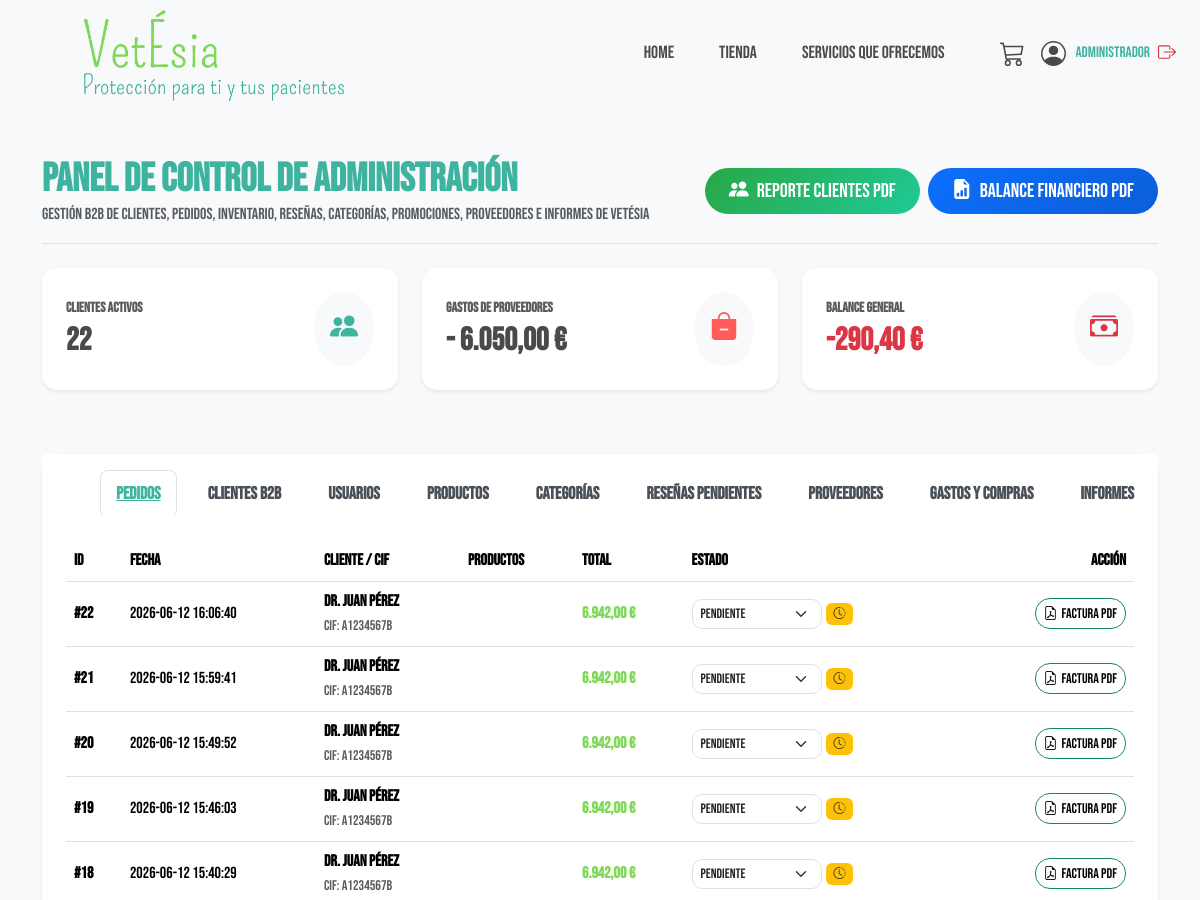
Before: /admin.html (signed in, upper part) with the older database file.
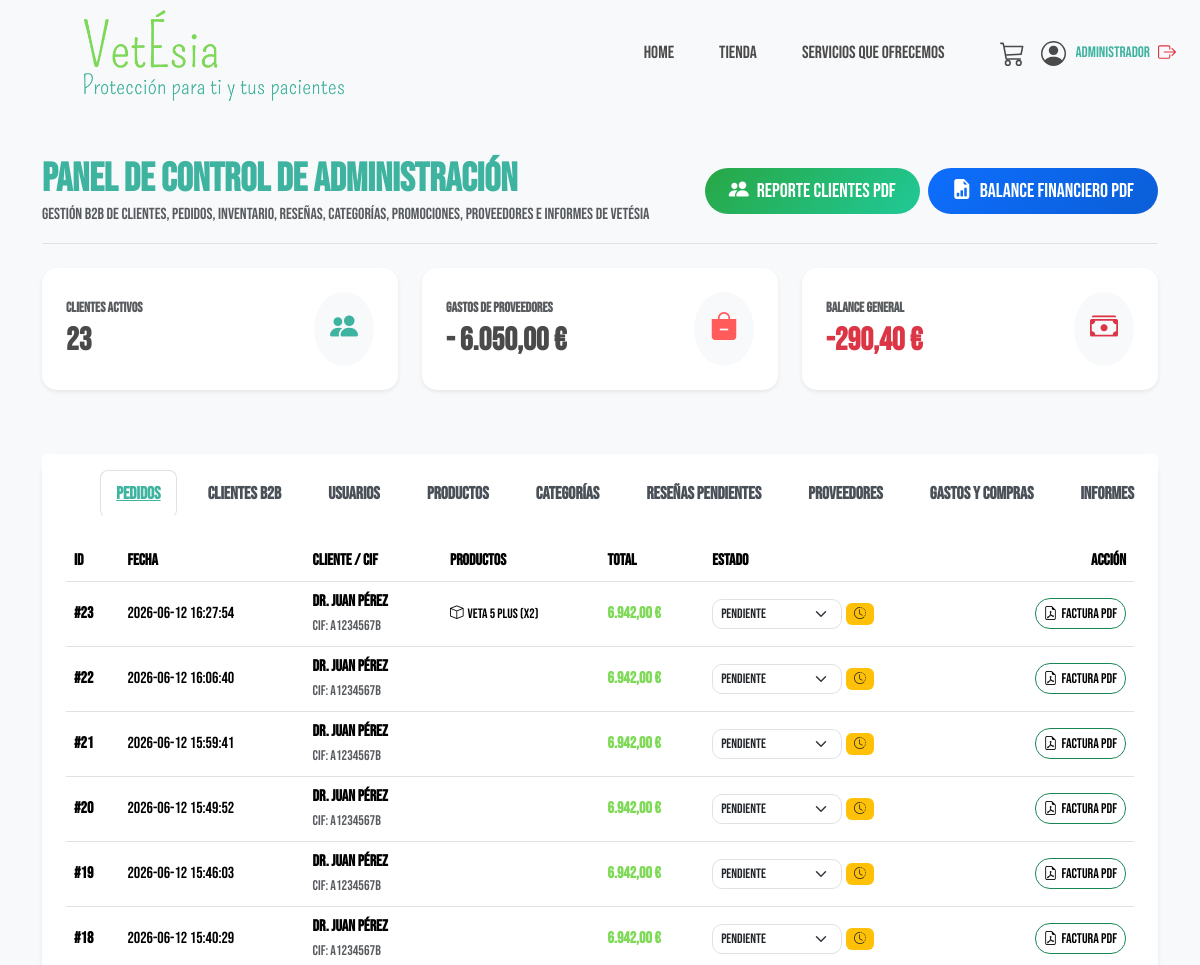
After: the same page with the newer database file.
### tables this page shows
CREATE TABLE pedidos (
            id INTEGER PRIMARY KEY AUTOINCREMENT,
            usuario_id INTEGER,
            empresa TEXT NOT NULL,
            email TEXT NOT NULL,
            cif TEXT NOT NULL,
            contacto TEXT NOT NULL,
            telefono TEXT NOT NULL,
            zona TEXT NOT NULL,
            municipio TEXT NOT NULL,
            direccion TEXT NOT NULL,
            codigo_postal TEXT NOT NULL,
            titular_cuenta TEXT NOT NULL,
            iban TEXT NOT NULL,
            banco TEXT NOT NULL,
            subtotal REAL NOT NULL,
            iva REAL NOT NULL,
            total REAL NOT NULL,
            estado TEXT DEFAULT 'pendiente',
            fecha TIMESTAMP DEFAULT CURRENT_TIMESTAMP,
            FOREIGN KEY (usuario_id) REFERENCES usuarios (id)
        );

CREATE TABLE detalles_pedido (
            id INTEGER PRIMARY KEY AUTOINCREMENT,
            pedido_id INTEGER NOT NULL,
            producto_id INTEGER NOT NULL,
            cantidad INTEGER NOT NULL,
            precio_unitario REAL NOT NULL,
            FOREIGN KEY (pedido_id) REFERENCES pedidos (id) ON DELETE CASCADE,
            FOREIGN KEY (producto_id) REFERENCES productos (id)
        );

CREATE TABLE productos (
            id INTEGER PRIMARY KEY AUTOINCREMENT,
            slug TEXT NOT NULL UNIQUE,
            nombre TEXT NOT NULL,
            categoria TEXT NOT NULL,
            precio REAL NOT NULL,
            descripcion TEXT NOT NULL,
            especificaciones_json TEXT,
            imagen_url TEXT NOT NULL,
            stock INTEGER DEFAULT 20,
            stock_minimo INTEGER DEFAULT 5,
            activo INTEGER DEFAULT 1
        );

### app.py (the view)
@app.route('/admin.html')
def admin():
    if 'user_id' not in session:
        flash("Acceso restringido. Por favor inicia sesión.", "danger")
        return redirect(url_for('cuenta'))
    conn = get_db_connection()
    user = conn.execute("SELECT * FROM usuarios WHERE id = ?", (session['user_id'],)).fetchone()
    if not user or user['rol'] not in ('admin', 'trabajador'):
        conn.close()
        flash("Acceso restringido. No tienes permisos para acceder a esta área.", "danger")
        return redirect(url_for('cuenta'))
    user_rol = user['rol']
    total_clientes = conn.execute("SELECT count(*) FROM usuarios WHERE email != 'admin@vetesia.com'").fetchone()[0]
    total_pedidos = conn.execute("SELECT count(*) FROM pedidos").fetchone()[0]
    total_ventas = conn.execute("SELECT sum(total) FROM pedidos WHERE estado IN ('pagado', 'procesando', 'enviado', 'entregado')").fetchone()[0] or 0.0
    total_compras = conn.execute("SELECT sum(monto) FROM compras").fetchone()[0] or 0.0
    balance_neto = total_ventas - total_compras
    ventas_formateadas = f"{total_ventas:,.2f}".replace(",", "X").replace(".", ",").replace("X", ".")
    compras_formateadas = f"{total_compras:,.2f}".replace(",", "X").replace(".", ",").replace("X", ".")
    balance_formateado = f"{balance_neto:,.2f}".replace(",", "X").replace(".", ",").replace("X", ".")
    clientes_registrados = conn.execute('''
        SELECT u.id, u.nombre_empresa, u.email, p.cif, p.contacto, p.telefono, p.banco, p.iban, p.municipio, p.zona, p.direccion, p.codigo_postal
        FROM usuarios u
        LEFT JOIN (
            SELECT usuario_id, cif, contacto, telefono, banco, iban, municipio, zona, direccion, codigo_postal, max(fecha)
            FROM pedidos
            GROUP BY usuario_id
        ) p ON u.id = p.usuario_id
        WHERE u.email != 'admin@vetesia.com'
        ORDER BY u.id ASC
    ''').fetchall()
    clientes_invitados = conn.execute('''
        SELECT NULL as id, empresa as nombre_empresa, email, cif, contacto, telefono, banco, iban, municipio, zona, direccion, codigo_postal
        FROM pedidos
        WHERE usuario_id IS NULL
        GROUP BY cif
    ''').fetchall()
    todos_clientes = list(clientes_registrados) + list(clientes_invitados)
    usuarios = conn.execute("SELECT * FROM usuarios ORDER BY id ASC").fetchall()
    pedidos_raw = conn.execute('SELECT * FROM pedidos ORDER BY fecha DESC').fetchall()
    pedidos = []
    for p in pedidos_raw:
        items = conn.execute('''
            SELECT dp.*, prod.nombre
            FROM detalles_pedido dp
            JOIN productos prod ON dp.producto_id = prod.id
            WHERE dp.pedido_id = ?
        ''', (p['id'],)).fetchall()
        pedidos.append({
            'id': p['id'],
            'empresa': p['contacto'],
            'cif': p['cif'],
            'total': p['total'],
            'fecha': p['fecha'],
            'estado': p['estado'],
            'articulos': items
        })
    productos = conn.execute('SELECT * FROM productos ORDER BY id ASC').fetchall()
    categorias = conn.execute('SELECT * FROM categorias ORDER BY id ASC').fetchall()
    resenas_pendientes = conn.execute('''
        SELECT r.*, u.nombre_empresa AS usuario_nombre, p.nombre AS producto_nombre
        FROM resenas r
        JOIN usuarios u ON r.usuario_id = u.id
        JOIN productos p ON r.producto_id = p.id
        WHERE r.verificada = 0
        ORDER BY r.fecha DESC
    ''').fetchall()
    proveedores = conn.execute('SELECT * FROM proveedores ORDER BY id ASC').fetchall()
    compras = conn.execute('''
        SELECT c.*, p.nombre AS proveedor_nombre
        FROM compras c
        LEFT JOIN proveedores p ON c.proveedor_id = p.id
        ORDER BY c.fecha DESC
    ''').fetchall()
    informe_stock = conn.execute('''
        SELECT id, nombre, stock, stock_minimo, (stock_minimo - stock) AS diferencia
        FROM productos
        WHERE stock <= stock_minimo
        ORDER BY diferencia DESC
    ''').fetchall()
    informe_ventas = conn.execute('''
        SELECT strftime('%Y-%m', fecha) AS mes, COUNT(*) AS num_pedidos, SUM(total) AS ingresos
        FROM pedidos
        WHERE estado IN ('pagado', 'procesando', 'enviado', 'entregado')
        GROUP BY mes
        ORDER BY mes DESC
        LIMIT 12
    ''').fetchall()
    informe_top = conn.execute('''
        SELECT p.id, p.nombre, SUM(dp.cantidad) AS unidades, SUM(dp.cantidad * dp.precio_unitario) AS ingresos
        FROM detalles_pedido dp
        JOIN productos p ON dp.producto_id = p.id
        JOIN pedidos pe ON dp.pedido_id = pe.id
        WHERE pe.estado IN ('pagado', 'procesando', 'enviado', 'entregado')
        GROUP BY p.id, p.nombre
        ORDER BY unidades DESC
        LIMIT 10
    ''').fetchall()
    conn.close()
    stats = {
        'total_clientes': total_clientes + len(clientes_invitados),
        'total_pedidos': total_pedidos,
        'total_ventas': ventas_formateadas,
        'total_compras': compras_formateadas,
        'balance_neto': balance_formateado,
        'balance_raw': balance_neto
    }
    return render_template('admin.html', stats=stats, clientes=todos_clientes, usuarios=usuarios,
                           pedidos=pedidos, productos=productos, categorias=categorias,
                           resenas_pendientes=resenas_pendientes,
                           proveedores=proveedores, compras=compras, informe_stock=informe_stock,
                           informe_ventas=informe_ventas, informe_top=informe_top, user_rol=user_rol)

### app.py (called while the page is built)
def get_db_connection():
    db_path = os.path.join(os.path.dirname(__file__), 'database.db')
    conn = sqlite3.connect(db_path)
    conn.row_factory = sqlite3.Row
    return conn

@app.context_processor
def inject_global_data():
    cart = session.get('cart', {})
    cart_count = sum(cart.values())
    logged_in = 'user_id' in session
    user_name = session.get('user_name', '')
    def get_image_url(url):
        if not url:
            return '/static/fotos/logo.webp'
        if '://' in url or url.startswith('/') or url.startswith('data:'):
            return url
        return f'/static/fotos/{url}'
    return dict(cart_count=cart_count, logged_in=logged_in, user_name=user_name, get_image_url=get_image_url)

### templates/admin.html (shortened to what the changed rows need)
<!DOCTYPE html>
<html lang="es">
<head>
    <link href="https://cdn.jsdelivr.net/npm/bootstrap@5.3.3/dist/css/bootstrap.min.css" rel="stylesheet">
    <link rel="stylesheet" href="/static/css/vetesia.css">
    <link rel="stylesheet" href="https://cdn.jsdelivr.net/npm/bootstrap-icons@1.11.3/font/bootstrap-icons.min.css">
</head>
<body class="bg-light">
    <div class="container mt-5 mb-5">
        <div class="d-flex justify-content-between align-items-center mb-4 border-bottom pb-3 flex-wrap gap-3">
            <div>
                <h1 style="color: #3eb3a0; font-weight: 700;" class="mb-0">Panel de Control de Administración</h1>
            </div>
        </div>
        <div class="row mb-5">
            <div class="col-md-4 mb-3">
                <div class="card border-0 shadow-sm p-4 bg-white kpi-card" style="border-left: 5px solid #3eb3a0;">
                    <div class="d-flex justify-content-between align-items-center">
                        <div>
                            <span class="text-muted d-block small mb-1 fw-bold text-uppercase">Clientes Activos</span>
                            <h2 class="mb-0 fw-bold" style="color: #4a4a4a;">{{ stats.total_clientes }}</h2>
                        </div>
                    </div>
                </div>
            </div>
            {% if user_rol != 'trabajador' %}
            <div class="col-md-4 mb-3">
                <div class="card border-0 shadow-sm p-4 bg-white kpi-card" style="border-left: 5px solid #ff5b5b;">
                    <div class="d-flex justify-content-between align-items-center">
                        <div>
                            <h2 class="mb-0 fw-bold" style="color: #4a4a4a;">- {{ stats.total_compras }} €</h2>
                        </div>
                    </div>
                </div>
            </div>
            <div class="col-md-4 mb-3">
                <div class="card border-0 shadow-sm p-4 bg-white kpi-card" style="border-left: 5px solid {% if stats.balance_raw >= 0 %}#28a745{% else %}#dc3545{% endif %};">
                    <div class="d-flex justify-content-between align-items-center">
                        <div>
                            {% if stats.balance_raw >= 0 %}
                            <h2 class="mb-0 fw-bold" style="color: #28a745;">+ {{ stats.balance_neto }} €</h2>
                            {% else %}
                            <h2 class="mb-0 fw-bold" style="color: #dc3545;">{{ stats.balance_neto }} €</h2>
                            {% endif %}
                        </div>
                    </div>
                </div>
            </div>
            {% endif %}
        </div>
        <div class="card border-0 shadow-sm mb-5" style="border-radius: 20px;">
            <div class="card-body p-4">
                <div class="tab-content" id="adminTabsContent">
                    <div class="tab-pane fade show active" id="tab-pedidos" role="tabpanel">
                        {% if not pedidos %}
                        <p class="text-muted py-4 text-center">Aún no se han recibido pedidos en el sistema.</p>
                        {% else %}
                        <div class="table-responsive">
                            <table class="table table-hover align-middle">
                                <thead>
                                    <tr>
                                        <th>ID</th><th>Fecha</th><th>Cliente / CIF</th><th>Productos</th><th>Total</th><th>Estado</th><th class="text-end">Acción</th>
                                    </tr>
                                </thead>
                                <tbody>
                                    {% for p in pedidos %}
                                    <tr>
                                        <td class="fw-bold">#{{ p.id }}</td>
                                        <td>{{ p.fecha }}</td>
                                        <td>
                                            <div class="fw-bold">{{ p.empresa }}</div>
                                            <small class="text-muted">CIF: {{ p.cif }}</small>
                                        </td>
                                        <td>
                                            <ul class="list-unstyled mb-0" style="font-size: 0.85rem;">
                                                {% for item in p.articulos %}
                                                <li><i class="bi bi-box me-1"></i>{{ item.nombre }} (x{{ item.cantidad }})</li>
                                                {% endfor %}
                                            </ul>
                                        </td>
                                        <td class="fw-bold" style="color: #7ed957;">{{ "{:,.2f}".format(p.total).replace(",", "X").replace(".", ",").replace("X", ".") }} €</td>
                                        <td>
                                            <form action="/admin/pedido/{{ p.id }}/estado" method="POST" class="d-flex align-items-center gap-1">
                                                <select name="estado" class="form-select form-select-sm" onchange="this.form.submit()" style="border-radius: 10px; width: 130px; font-size: 0.85rem;">
                                                    <option value="pendiente" {% if p.estado == 'pendiente' %}selected{% endif %}>Pendiente</option>
                                                </select>
                                                {% if p.estado == 'pendiente' %}
                                                    <span class="badge bg-warning text-dark"><i class="bi bi-clock-history"></i></span>
                                                {% elif p.estado == 'procesando' %}
                                                    <span class="badge bg-primary"><i class="bi bi-gear-fill"></i></span>
                                                {% elif p.estado == 'enviado' %}
                                                    <span class="badge bg-info text-dark"><i class="bi bi-truck"></i></span>
                                                {% elif p.estado == 'entregado' %}
                                                    <span class="badge bg-success"><i class="bi bi-check-circle-fill"></i></span>
                                                {% elif p.estado == 'cancelado' %}
                                                    <span class="badge bg-danger"><i class="bi bi-x-circle-fill"></i></span>
                                                {% endif %}
                                            </form>
                                        </td>
                                        <td class="text-end">
                                            <a href="/factura/{{ p.id }}.pdf" class="btn btn-outline-success btn-sm d-inline-flex align-items-center gap-1" style="border-radius: 15px;">
                                                <i class="bi bi-file-earmark-pdf"></i> Factura PDF
                                            </a>
                                        </td>
                                    </tr>
                                    {% endfor %}
                                </tbody>
                            </table>
                        </div>
                        {% endif %}
                    </div>
                </div>
            </div>
        </div>
    </div>
</body>
</html>

Changed rows visible on the page:
added pedidos: id "23", fecha "2026-06-12 16:27:54", empresa "Dr. Juan Pérez", cif "A1234567B", total "6.942,00", estado "Pendiente"
added detalles_pedido: nombre "Veta 5 Plus", cantidad "2"
Other visible differences:
{{ stats.total_clientes }}: "22" → "23"
